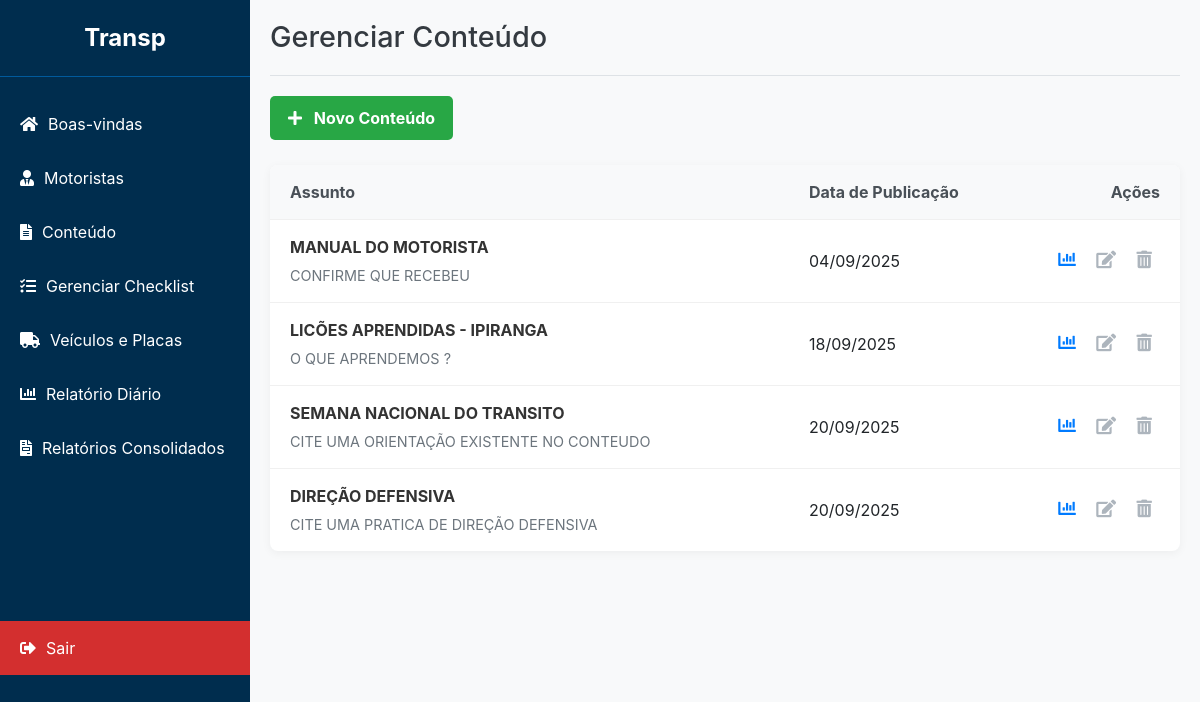
/admin/conteudo (signed in), run on an earlier commit of the app's database.
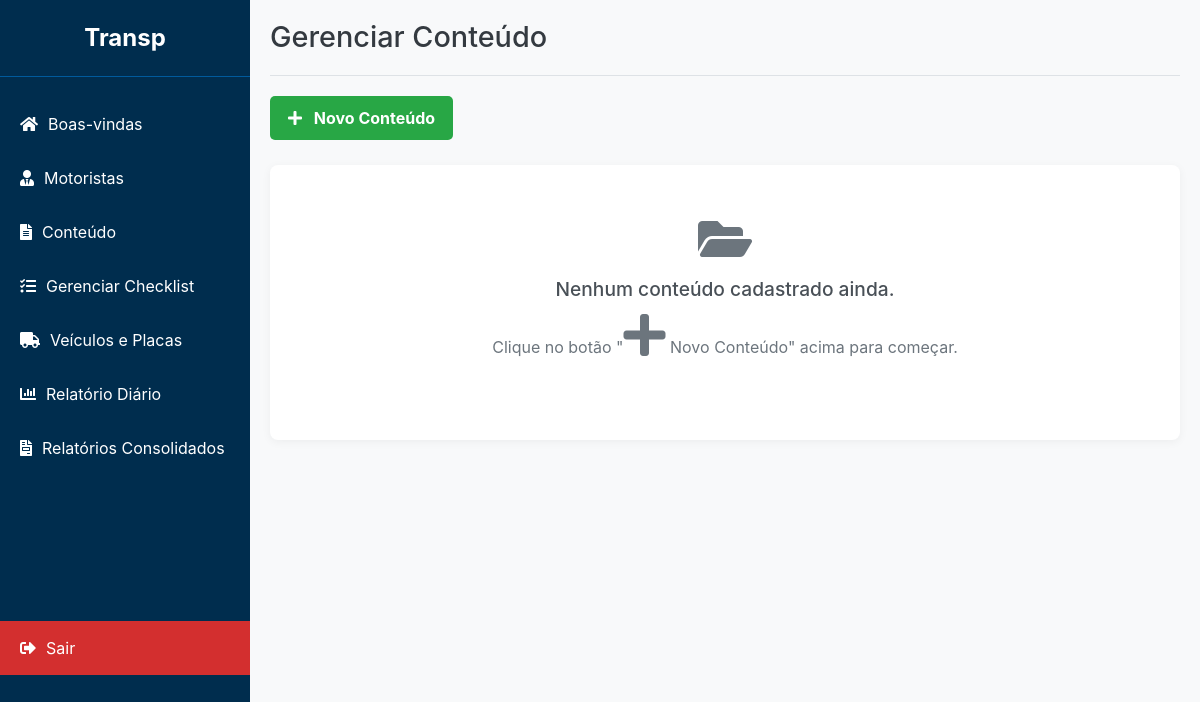
And on a later commit of the database.
### app/models.py (models this page shows)
class Conteudo(db.Model):
    id = db.Column(db.Integer, primary_key=True)
    data = db.Column(db.Date, nullable=False)
    assunto = db.Column(db.String(200), nullable=False)
    pergunta = db.Column(db.String(500), nullable=False)
    respostas = db.Column(db.Text)  # Armazena as opções de resposta, separadas por vírgula
    resposta_correta = db.Column(db.String(100), nullable=False)
    tipo_recurso = db.Column(db.String(10), nullable=False, default='link') # 'link' ou 'arquivo'
    recurso_link = db.Column(db.String(500)) # URL do vídeo, caminho do arquivo, etc.
    assinaturas = db.relationship('Assinatura', backref='conteudo', lazy=True)

### app/routes.py (the view)
@admin_bp.route('/conteudo')
def conteudo():
    if 'admin_user' not in session:
        return redirect(url_for('admin.login'))
    lista_conteudos = Conteudo.query.order_by(Conteudo.id.desc()).all()
    return render_template('conteudo.html', conteudos=lista_conteudos)

### app/templates/conteudo.html (shortened to what this page needs)
{% extends 'base_adm.html' %}
{% block head %}
    <link rel="stylesheet" href="{{ url_for('static', filename='css/conteudo.css') }}">
{% endblock %}
{% block header %}
    Gerenciar Conteúdo
{% endblock %}
{% block content %}
<div class="page-actions">
    <button class="btn-novo" onclick="toggleForm()"><i class="fas fa-plus"></i> Novo Conteúdo</button>
</div>
<div class="conteudo-list">
    {% if conteudos %}
        <div class="list-header">
            <div class="cell-assunto">Assunto</div>
            <div class="cell-data">Data de Publicação</div>
            <div class="cell-acoes">Ações</div>
        </div>
        {% for item in conteudos %}
        <div class="conteudo-item">
            <div class="cell-assunto">
                <span class="assunto-title">{{ item.assunto }}</span>
                <span class="pergunta-snippet">{{ item.pergunta | truncate(80) }}</span>
            </div>
            <div class="cell-data">{{ item.data.strftime('%d/%m/%Y') }}</div>
            <div class="cell-acoes">
                <a href="{{ url_for('admin.conteudo_detalhe', conteudo_id=item.id) }}" class="action-btn" title="Ver Relatório"><i class="fas fa-chart-bar"></i></a>
                <a href="#" class="action-btn disabled" title="Editar (em breve)"><i class="fas fa-edit"></i></a>
                <a href="#" class="action-btn disabled" title="Excluir (em breve)"><i class="fas fa-trash-alt"></i></a>
            </div>
        </div>
        {% endfor %}
    {% else %}
        <div class="empty-state">
            <i class="fas fa-folder-open"></i>
            <h4>Nenhum conteúdo cadastrado ainda.</h4>
            <p>Clique no botão "<i class="fas fa-plus"></i> Novo Conteúdo" acima para começar.</p>
        </div>
    {% endif %}
</div>
{% endblock %}

### app/templates/base_adm.html (shortened to what this page needs)
<!DOCTYPE html>
<html lang="pt-br">
<head>
    <link rel="stylesheet" href="https://cdnjs.cloudflare.com/ajax/libs/font-awesome/5.15.4/css/all.min.css">
    <link href="https://cdn.jsdelivr.net/npm/bootstrap@5.1.3/dist/css/bootstrap.min.css" rel="stylesheet">
    {% block head %}{% endblock %}
</head>
<body>
    <nav class="sidebar" id="sidebar">
        <div class="sidebar-header">
            Transp
        </div>
        <ul class="sidebar-nav">
            <li><a href="{{ url_for('admin.dashboard') }}"><i class="fas fa-home"></i> Boas-vindas</a></li>
            <li><a href="{{ url_for('admin.motoristas') }}"><i class="fas fa-user-tie"></i> Motoristas</a></li>
            <li><a href="{{ url_for('admin.conteudo') }}"><i class="fas fa-file-alt"></i> Conteúdo</a></li>
            <li><a href="{{ url_for('admin.gerenciar_checklists') }}"><i class="fas fa-tasks"></i> Gerenciar Checklist</a></li>
            <li><a href="{{ url_for('admin.gerenciar_veiculos') }}"><i class="fas fa-truck"></i> Veículos e Placas</a></li>
            <li><a href="{{ url_for('admin.acompanhamento_diario') }}"><i class="fas fa-chart-bar"></i> Relatório Diário</a></li>
            <li><a href="{{ url_for('admin.relatorios_consolidados') }}"><i class="fas fa-file-invoice"></i> Relatórios Consolidados</a></li>
        </ul>
        <ul class="sidebar-nav">
             <li class="logout-link"><a href="{{ url_for('admin.admin_logout') }}"><i class="fas fa-sign-out-alt"></i> Sair</a></li>
        </ul>
    </nav>
    <main class="main-content" id="main-content">
        {% if self.header()|trim %}
        <header class="header">
            <h1>{% block header %}{% endblock %}</h1>
        </header>
        {% endif %}
        <section class="content">
            {% block content %}{% endblock %}
        </section>
    </main>
</body>
</html>

### app/static/css/conteudo.css (style rules this page uses)
.page-actions { margin-bottom: 25px; }
.btn-novo, .btn-cancel { padding: 10px 18px; border: none; border-radius: 5px; font-weight: bold; cursor: pointer; transition: background-color 0.2s; }
.btn-novo { background-color: #28a745; color: white; }
.btn-novo i, .btn-cancel i { margin-right: 8px; }
.conteudo-list { background-color: #fff; border-radius: 8px; overflow: hidden; box-shadow: 0 2px 10px rgba(0,0,0,0.05); }
.empty-state { text-align: center; padding: 50px 20px; color: #6c757d; }
.empty-state i { font-size: 3rem; margin-bottom: 15px; }
.empty-state h4 { margin-bottom: 10px; font-size: 1.2rem; color: #495057; }

### app/templates/base_adm.html (style rules this page uses)
:root { --sidebar-width: 250px; --header-height: 60px; --primary-blue: #002D4E; --light-blue: #005A9C; --logout-red: #d32f2f; --logout-red-hover: #c62828; --flash-success: #d4edda; --flash-success-text: #155724; --flash-error: #f8d7da; --flash-error-text: #721c24; --flash-info: #cce5ff; --flash-info-text: #004085; }
body { font-family: -apple-system, BlinkMacSystemFont, "Segoe UI", Roboto, "Helvetica Neue", Arial, sans-serif; margin: 0; background-color: #f8f9fa; }
.sidebar { width: var(--sidebar-width); background-color: var(--primary-blue); color: white; display: flex; flex-direction: column; position: fixed; top: 0; left: 0; height: 100%; transition: transform 0.3s ease; z-index: 1020; }
.sidebar-header { padding: 20px; text-align: center; font-size: 1.5em; font-weight: bold; border-bottom: 1px solid var(--light-blue); }
.sidebar-nav { list-style-type: none; padding: 0; margin: 20px 0; flex-grow: 1; }
.sidebar-nav li a { color: white; text-decoration: none; display: flex; align-items: center; gap: 10px; padding: 15px 20px; transition: background-color 0.2s; }
.logout-link { margin-top: auto; }
.logout-link a { background-color: var(--logout-red) !important; }
.main-content { margin-left: var(--sidebar-width); padding: 20px; width: calc(100% - var(--sidebar-width)); }
.header { padding-bottom: 20px; border-bottom: 1px solid #dee2e6; margin-bottom: 20px; }
.header h1 { margin: 0; font-size: 1.8rem; color: #343a40; }

What changed in the data, as far as the page shows it:
removed Conteudo: assunto "MANUAL DO MOTORISTA", pergunta "CONFIRME QUE RECEBEU", data "04/09/2025"
removed Conteudo: assunto "LICÕES APRENDIDAS - IPIRANGA", pergunta "O QUE APRENDEMOS ?", data "18/09/2025"
removed Conteudo: assunto "SEMANA NACIONAL DO TRANSITO", pergunta "CITE UMA ORIENTAÇÃO EXISTENTE NO CONTEUDO", data "20/09/2025"
removed Conteudo: assunto "DIREÇÃO DEFENSIVA", pergunta "CITE UMA PRATICA DE DIREÇÃO DEFENSIVA", data "20/09/2025"
Also different on the page:
text no longer shown: "Assunto Data de Publicação Ações"
text now shown: "Nenhum conteúdo cadastrado ainda. Clique no botão \" Novo Conteúdo\" acima para começar."
